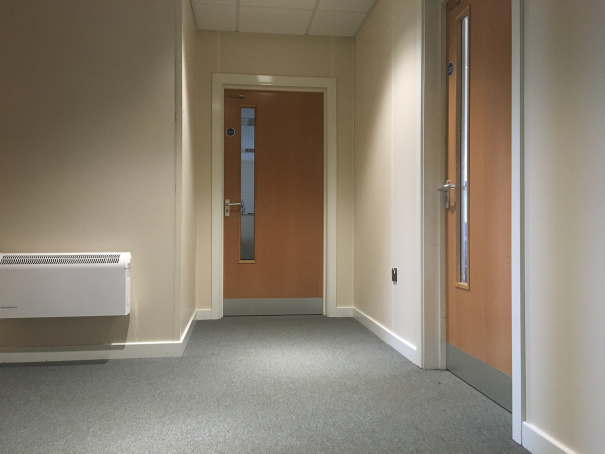
#> input picture 1568571499.jpg, 1210 x 907 px (shown at 1/2 size)
$ python main.py --file 1568571499.jpg   (Python 2 division)   (older library calls are emulated)
#> lines starting #> are read from the running program, lines starting #| are printed output that depends on the picture
def LineDetect(image, thLength):
    if image.shape[2] == 1:
        grayImage = image
    else:
        grayImage = cv2.cvtColor(image, cv2.COLOR_BGR2GRAY)

    imageLSD = np.copy(grayImage)

    # line segments, [pt1[0], pt1[1], pt2[0], pt2[1], width]
    linesLSD = lsd(imageLSD)
    del imageLSD

    # choose line segments whose length is less than thLength
    lineSegs = []
    for line in linesLSD:
        x1 = line[0]
        y1 = line[1]
        x2 = line[2]
        y2 = line[3]
        length = np.sqrt( ( x1 - x2 ) ** 2 + ( y1 - y2 ) ** 2 )
        if length > thLength:
            lineSegs.append([x1, y1, x2, y2])

    return lineSegs

# [76 lines left out: functions drawClusters, drawBox, getCameraParas, not called in this run]

if __name__ == '__main__':
    import argparse
    import cv2
    import numpy as np
    from pylsd.lsd import lsd
    from lib import VPDetection

    parser = argparse.ArgumentParser(description="Vanishing point detection script with camera intrinsic parameter decision.")
    parser.add_argument("-f", "--file", dest = "filename", type=str, metavar="FILE", help = "Give the address of image source")
    args = parser.parse_args()

    # Read source image
    inPutImage = args.filename

    try:
        image = cv2.imread(inPutImage)
#> image is the input picture: shape (907, 1210, 3); mean B, G, R 112.6, 128, 138.7
    except IOError:
        print 'Cannot open the image file, please verify the image address.'

    # Line segment detection
    thLength = 30.0 # threshold of the length of line segments

    # detect line segments from the source image
    lines = LineDetect( image, thLength)
#> in LineDetect, `grayImage = cv2.cvtColor(image, cv2.COLOR_BGR2GRAY)`:
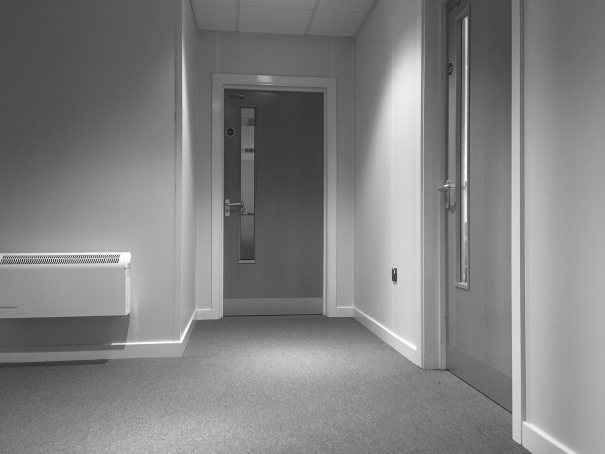
#> grayImage: shape (907, 1210) (shown at 1/2 size); min 6, max 255, mean 129.4
#> (the run stopped early here; a loop or call above may not have finished)

$ run again, on 920190978.jpg
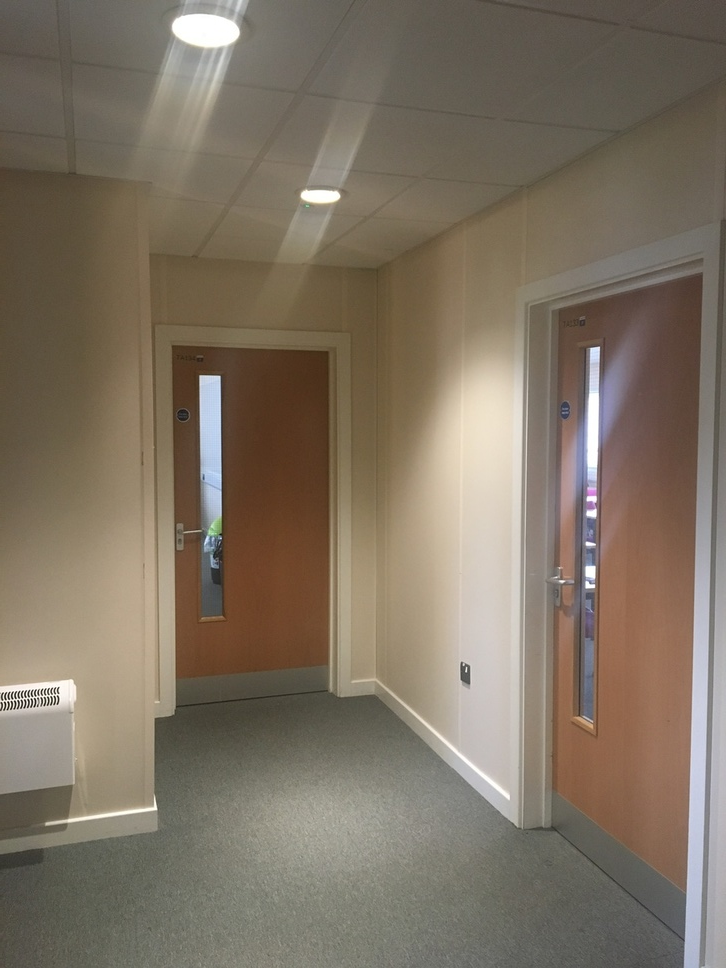
#> input picture 920190978.jpg, 726 x 968 px
#> image is the input picture: shape (968, 726, 3); mean B, G, R 98.8, 114.1, 126
#> in LineDetect, `grayImage = cv2.cvtColor(image, cv2.COLOR_BGR2GRAY)`:
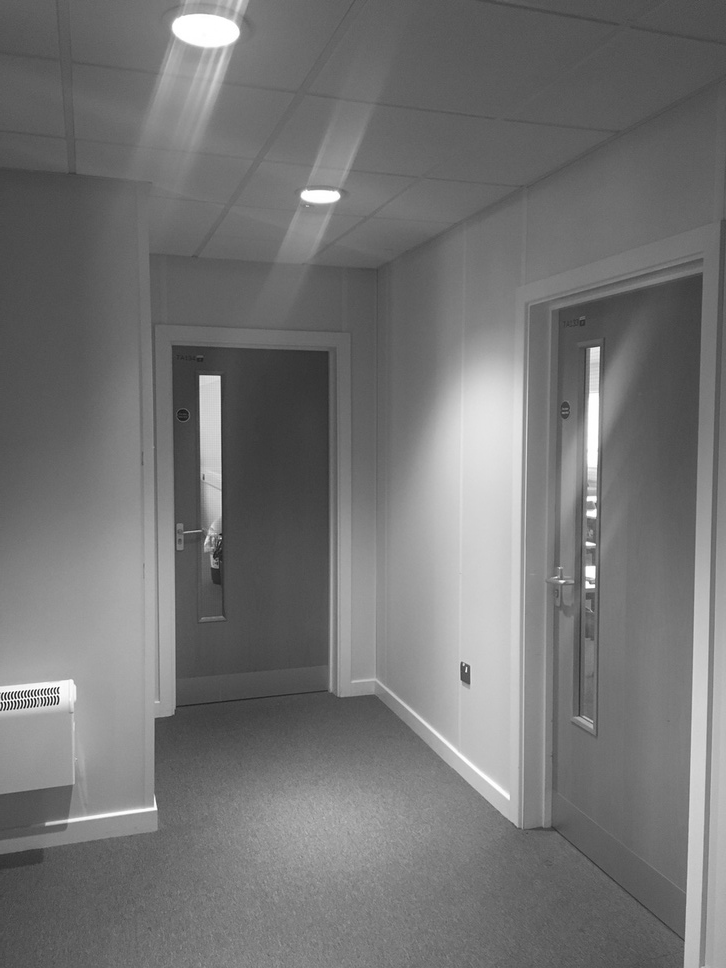
#> grayImage: shape (968, 726); min 13, max 255, mean 115.9

$ run again, on P1020171.jpg
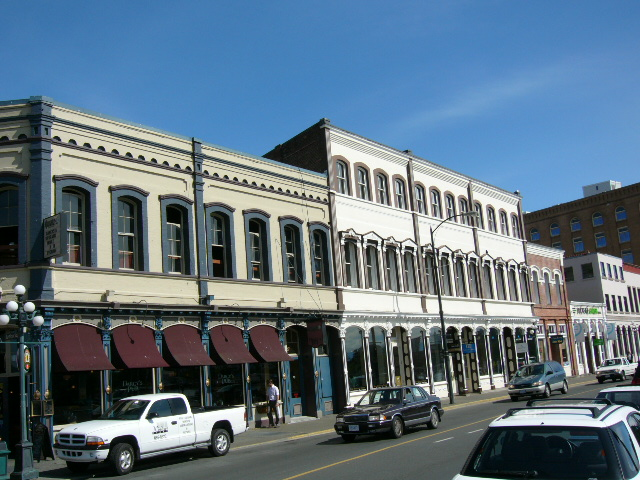
#> input picture P1020171.jpg, 640 x 480 px
#> image is the input picture: shape (480, 640, 3); mean B, G, R 129.7, 115, 95.2
#> in LineDetect, `grayImage = cv2.cvtColor(image, cv2.COLOR_BGR2GRAY)`:
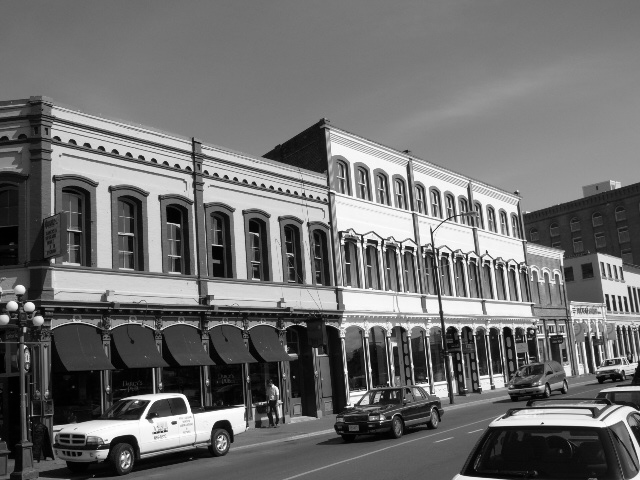
#> grayImage: shape (480, 640); min 0, max 255, mean 110.8
